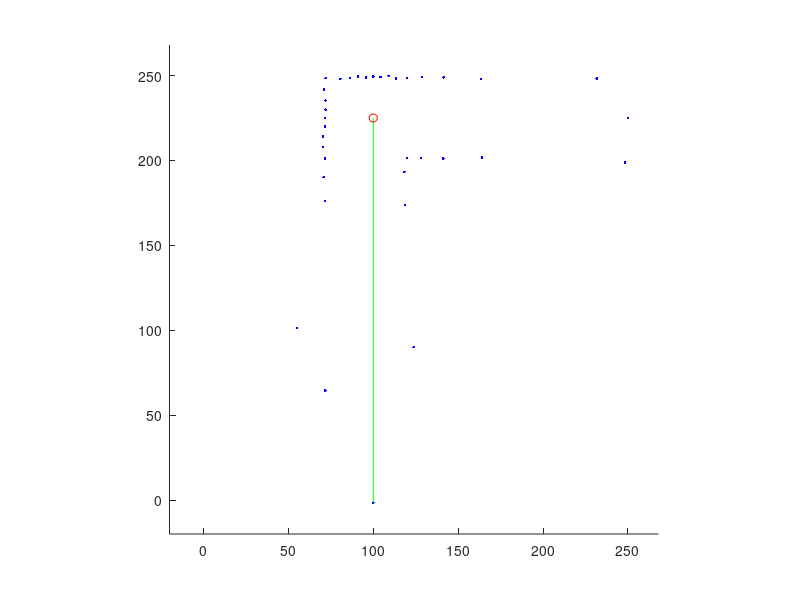

The MATLAB script that drew this image: (Note: this script raises an error after producing the figure.)
cla, clc, clear
max_dim = 248; %cm
hold all
axis([-20,max_dim+20,-20,max_dim+20])
axis square

% Wall structure [x1,y1;x2,y2] end points of line segment
outer_wall1 = [0,0;0,max_dim];
outer_wall2 = [0,0;max_dim,0];
outer_wall3 = [0,max_dim;max_dim,max_dim];
outer_wall4 = [max_dim,0;max_dim,max_dim];
outer_walls = [outer_wall1;outer_wall2;outer_wall3;outer_wall4];
% for iter = 1:2:length(outer_walls)
%     line(outer_walls(iter:iter+1,1),outer_walls(iter:iter+1,2))
% end
island_wall1 = [202,137;202,202];
island_wall2 = [118,137;118,202];
island_wall3 = [118,202;202,202];
island_wall4 = [164,137;202,137];
island_walls = [island_wall1;island_wall2;island_wall3;island_wall4];
% for iter = 1:2:length(island_walls)
%     line(island_walls(iter:iter+1,1),island_walls(iter:iter+1,2))
% end
lr_wall1 = [118,91;max_dim,91];
lr_wall2 = [118,45;118,0];
lr_walls = [lr_wall1;lr_wall2];
% for iter = 1:2:length(lr_walls)
%     line(lr_walls(iter:iter+1,1),lr_walls(iter:iter+1,2))
% end
ll_wall1 = [0,103;72,103];
ll_wall2 = [72,103;72,46];
ll_walls = [ll_wall1;ll_wall2];
% for iter = 1:2:length(ll_walls)
%     line(ll_walls(iter:iter+1,1),ll_walls(iter:iter+1,2))
% end
ur_wall1 = [72,157;72,max_dim];
ur_wall2 = [46,157;72,157];
ur_walls = [ur_wall1;ur_wall2];
% for iter = 1:2:length(ur_walls)
%     line(ur_walls(iter:iter+1,1),ur_walls(iter:iter+1,2))
% end
field_walls = [outer_walls;island_walls;lr_walls;ll_walls;ur_walls];


r_pose_start = [100,225,(pi/180)*(-90)];
r_pose = r_pose_start;
r_pose_est = r_pose;
num_readings = 36;
angle_increment = 10*(pi/180);
map_dim = 120;
v = 0;  % Linear Velocity
om = 0; % Angular Velocity
dt = 0.25; % Time step
path = [];
%map = ones(map_dim,map_dim);
%map = map*(1/(map_dim^2));
%map_f = zeros(map_dim,map_dim);
map = zeros(map_dim,map_dim);
pause(1)

% *** ITERATE THROUGH POSITIONS *** %
for t = 0:dt:5000
    cla
    laser_r = ones(length(field_walls)/2,num_readings);
    laser_r = laser_r.*1e3;

    for index = 1:num_readings
        angle = index*angle_increment + r_pose(3);
        for iter = 1:2:length(field_walls) % USING ASSUMPTION OF PARALLEL AND PERPENDICULAR WALLS
             if field_walls(iter,1) == field_walls(iter+1,1) % x components are the same
                 x_wall = field_walls(iter,1);
                 y_wall_proj = tan(angle)*(x_wall - r_pose(1)) + r_pose(2);
                 y_wall_max = max([field_walls(iter,2),field_walls(iter+1,2)]);
                 y_wall_min = min([field_walls(iter,2),field_walls(iter+1,2)]);
                 if (sign(cos(angle)) == sign(x_wall - r_pose(1))) || (tan(angle) > 1e10)
                     if (y_wall_proj <= y_wall_max) && (y_wall_proj >= y_wall_min) % if the projection lands on the wall
                        laser_r((iter+1)/2,index) = sqrt((x_wall - r_pose(1)).^2 + (y_wall_proj - r_pose(2)).^2);
                        %line(field_walls(iter:iter+1,1),field_walls(iter:iter+1,2),'Color','g')
                        %plot(x_wall, y_wall_proj,'r+')
                     end
                 end
             else % y components are the same
                 y_wall = field_walls(iter,2);
                 x_wall_proj = (y_wall - r_pose(2))/tan(angle) + r_pose(1);
                 x_wall_max = max([field_walls(iter,1),field_walls(iter+1,1)]);
                 x_wall_min = min([field_walls(iter,1),field_walls(iter+1,1)]);
                 if (sign(sin(angle)) == sign(y_wall - r_pose(2))) || (tan(angle) > 1e10)
                     if (x_wall_proj <= x_wall_max) && (x_wall_proj >= x_wall_min) % if the projection lands on the wall
                         if (angle == 90*(pi/180)) && (y_wall < r_pose(2))
                             continue 
                         end
                         if (angle == 270*(pi/180)) && (y_wall > r_pose(2))
                             continue 
                         end
                         laser_r((iter+1)/2,index) = sqrt((y_wall - r_pose(2)).^2 + (x_wall_proj - r_pose(1)).^2);
                         %line(field_walls(iter:iter+1,1),field_walls(iter:iter+1,2),'Color','r')
                         %plot(x_wall_proj, y_wall,'g+')
                     end
                 end
             end
        end
    end

    laser_rp = zeros(1,num_readings);
    for index = 1:num_readings
        laser_rp(index) = min(laser_r(:,index));
            laser_rp(index) = laser_rp(index) + 2*rand(1);
    end

    laser_xy = zeros(num_readings,2);
    for index = 1:num_readings
        angle = index*angle_increment + r_pose(3);
        laser_xy(index,:) = [laser_rp(index)*cos(angle) + r_pose(1),laser_rp(index)*sin(angle) + r_pose(2)];
    end

    %%% PLOT LASER LINES %%%
    for index = 1:num_readings
        %line([r_pose(1),laser_xy(index,1)],[r_pose(2),laser_xy(index,2)], 'Color','r')
        plot(laser_xy(:,1),laser_xy(:,2), 'b.')
    end
    %%% Show special laser lines in different colors %%%
    line([r_pose(1),laser_xy(36,1)],[r_pose(2),laser_xy(36,2)], 'Color','g') % Heading beam
%     line([r_pose(2)/4 + 15,laser_xy(36,2)/4 + 15],[r_pose(1)/4 + 15,laser_xy(36,1)/4 + 15], 'Color','g') % Heading beam

    for index = [31]
        %%%line([r_pose(1),laser_xy(index,1)],[r_pose(2),laser_xy(index,2)], 'Color','r')
    end
    
    %%% DRAW WALLS %%%
    for iter = 1:2:length(field_walls)
        %line(field_walls(iter:iter+1,1),field_walls(iter:iter+1,2))
    end
    %%% PLOT ROBOT %%%
%    plot(r_pose(1)/8 + 15,r_pose(2)/8 + 15,'ro')
%    plot(r_pose(2)/4 + 15,r_pose(1)/4 + 15,'ro')
    plot(r_pose(1),r_pose(2),'ro')


    
    % *** Potential Field Navigation *** %
	vp = v;
    omp = om;
    [v, om] = PocLoc1(laser_rp);
    
    %%% MOTION NOISE %%%
    %v = v + .2*rand(1);
    %om = om + .01*rand(1);
    
    %%% MOTION DAMPENING %%%
    v = 0.1*v + 0.9*vp;
    om = 0.1*om + 0.9*omp;
    
    %%% MOTION MODEL %%%
    r_pose(3) = r_pose(3) + (om + 0.01*rand(1) + 0.01)*dt;
    r_pose(1) = r_pose(1) + (v + 0.2*rand(1) + 0.2)*cos(r_pose(3));
    r_pose(2) = r_pose(2) + (v + 0.2*rand(1) + 0.2)*sin(r_pose(3));
    
    r_pose_est(3) = r_pose(3) + om*dt;
    r_pose_est(1) = r_pose(1) + v*cos(r_pose(3));
    r_pose_est(2) = r_pose(2) + v*sin(r_pose(3));
   

%     %%% SLAM %%%
%     map = slam(laser_rp,r_pose_est,map);
%     axis([0, map_dim + 1,0,map_dim + 1])
%     map = (map/norm(map));
%     surf(map)

    %map_f = (map_f/norm(map_f));
    %map_f = map_f + map;
    %map_f = map_f.*map;
    %surf(map_f)
    
    map = classifier(laser_rp,r_pose_est);
    
%%% DRAW HYPOTHESE %%%
    for iter = 1:2:length(map)
        line(map(iter:iter+1,1),map(iter:iter+1,2))
    end
    pause(1/2048)
end

input('Press Enter to Filter Map: ')

map_fg = (map_f/norm(map_f));
map_fg = (map_fg > 0.02);
map_fg = double(map_fg);
cla
surf(map_fg)
